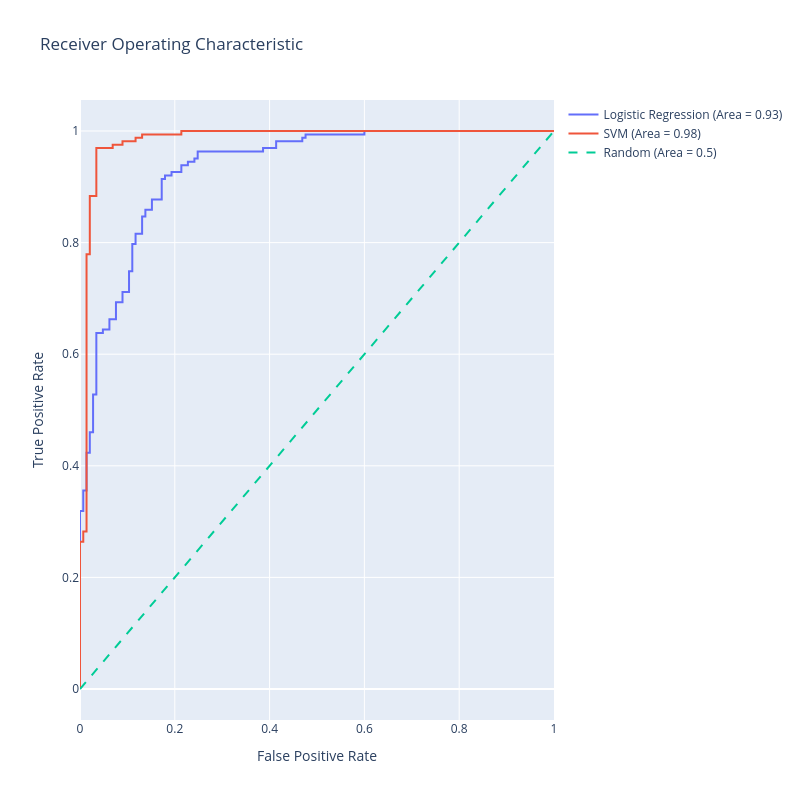

Notebook code for this chart:
### Markdown cell above
# Area Under Curve (AUC) :

### It is the area covered by the ROC curve. It provides overall performance of the model. It is used to compare two Classification Model. Model with higher AUC will be the best

### Code cell
# SVM requires feature scaling for better performance
scaler = StandardScaler()
X_train_scaled = scaler.fit_transform(X_train)
X_test_scaled = scaler.transform(X_test)

# Logistic Regression model
lr_model = LogisticRegression(max_iter=1000)
lr_model.fit(X_train, y_train)
lr_scores = lr_model.predict_proba(X_test)[:,1]

# SVM model
svm_model = SVC(probability=True)
svm_model.fit(X_train_scaled, y_train)
svm_scores = svm_model.predict_proba(X_test_scaled)[:,1]

# ROC curve data for logistic regression model
lr_fpr, lr_tpr, lr_thresholds = roc_curve(y_test, lr_scores)
lr_auc = roc_auc_score(y_test, lr_scores)

# ROC curve data for SVM model
svm_fpr, svm_tpr, svm_thresholds = roc_curve(y_test, svm_scores)
svm_auc = roc_auc_score(y_test, svm_scores)

# a trace for the Logistic Regression ROC curve
trace0 = go.Scatter(
    x=lr_fpr,
    y=lr_tpr,
    mode='lines',
    name=f'Logistic Regression (Area = {lr_auc:.2f})'
)

# a trace for the SVM ROC curve
trace1 = go.Scatter(
    x=svm_fpr,
    y=svm_tpr,
    mode='lines',
    name=f'SVM (Area = {svm_auc:.2f})'
)

# Diagonal line
trace2 = go.Scatter(
    x=[0, 1],
    y=[0, 1],
    mode='lines',
    name='Random (Area = 0.5)',
    line=dict(dash='dash')
)

data = [trace0, trace1, trace2]

# Define layout with square aspect ratio
layout = go.Layout(
    title='Receiver Operating Characteristic',
    xaxis=dict(title='False Positive Rate'),
    yaxis=dict(title='True Positive Rate'),
    autosize=False,
    width=800,
    height=800,
    showlegend=True
)

# Define figure and add data
fig = go.Figure(data=data, layout=layout)

# Show figure
fig.show()

### Figure 1 — Plotly figure (JSON) as saved in the notebook; plotly's stock layout.template omitted (floating-point values rounded to 4 significant figures; data arrays with more than 128 entries replaced by an {"elided": "..."} marker saying what was removed)
{"data": [{"mode": "lines", "name": "Logistic Regression (Area = 0.93)", "type": "scatter", "x": {"elided": "140 float values"}, "y": {"elided": "140 float values"}}, {"mode": "lines", "name": "SVM (Area = 0.98)", "type": "scatter", "x": [0.0, 0.0, 0.0, 0.0, 0.0, 0.0, 0.0, 0.0, 0.0, 0.0, 0.0, 0.0, 0.0, 0.0, 0.0, 0.0, 0.0, 0.0, 0.0, 0.0, 0.0, 0.006897, 0.006897, 0.006897, 0.01379, 0.01379, 0.01379, 0.01379, 0.01379, 0.01379, 0.01379, 0.01379, 0.01379, 0.01379, 0.01379, 0.01379, 0.01379, 0.01379, 0.01379, 0.01379, 0.01379, 0.01379, 0.01379, 0.01379, 0.01379, 0.01379, 0.01379, 0.01379, 0.01379, 0.01379, 0.01379, 0.01379, 0.02069, 0.02069, 0.02069, 0.02069, 0.02069, 0.02069, 0.02069, 0.03448, 0.03448, 0.03448, 0.03448, 0.03448, 0.05517, 0.06897, 0.06897, 0.08966, 0.08966, 0.1034, 0.1172, 0.1172, 0.131, 0.131, 0.1586, 0.1931, 0.2069, 0.2138, 0.2138, 0.2414, 0.2621, 0.2897, 0.331, 0.3448, 0.3586, 0.3724, 0.3793, 0.4, 0.4138, 0.4276, 0.5034, 0.5172, 0.531, 0.5448, 0.5586, 0.5862, 0.6, 0.6138, 0.6345, 0.6621, 0.669, 0.6897, 0.7034, 0.7103, 0.7379, 0.7517, 0.7655, 0.7862, 0.8, 0.8069, 0.8345, 0.8414, 0.8552, 0.8621, 0.8759, 0.8897, 0.9103, 0.9172, 0.931, 0.9448, 0.9586, 0.9793, 1.0], "y": [0.0, 0.01227, 0.02454, 0.03681, 0.04908, 0.06135, 0.07362, 0.09202, 0.1043, 0.1227, 0.135, 0.1472, 0.1718, 0.184, 0.2025, 0.2086, 0.2209, 0.2331, 0.2454, 0.2515, 0.2638, 0.2638, 0.2761, 0.2822, 0.2822, 0.2945, 0.3129, 0.3252, 0.3374, 0.362, 0.3742, 0.3865, 0.3926, 0.4049, 0.4417, 0.4785, 0.5153, 0.5399, 0.546, 0.5583, 0.5951, 0.6074, 0.6135, 0.638, 0.6442, 0.6687, 0.6994, 0.7117, 0.7178, 0.7301, 0.7423, 0.7791, 0.7791, 0.7914, 0.8098, 0.8344, 0.8528, 0.8712, 0.8834, 0.8834, 0.9018, 0.9387, 0.9571, 0.9693, 0.9693, 0.9693, 0.9755, 0.9755, 0.9816, 0.9816, 0.9816, 0.9877, 0.9877, 0.9939, 0.9939, 0.9939, 0.9939, 0.9939, 1.0, 1.0, 1.0, 1.0, 1.0, 1.0, 1.0, 1.0, 1.0, 1.0, 1.0, 1.0, 1.0, 1.0, 1.0, 1.0, 1.0, 1.0, 1.0, 1.0, 1.0, 1.0, 1.0, 1.0, 1.0, 1.0, 1.0, 1.0, 1.0, 1.0, 1.0, 1.0, 1.0, 1.0, 1.0, 1.0, 1.0, 1.0, 1.0, 1.0, 1.0, 1.0, 1.0, 1.0, 1.0]}, {"line": {"dash": "dash"}, "mode": "lines", "name": "Random (Area = 0.5)", "type": "scatter", "x": [0, 1], "y": [0, 1]}], "layout": {"autosize": false, "height": 800, "showlegend": true, "title": {"text": "Receiver Operating Characteristic"}, "width": 800, "xaxis": {"title": {"text": "False Positive Rate"}}, "yaxis": {"title": {"text": "True Positive Rate"}}}}
